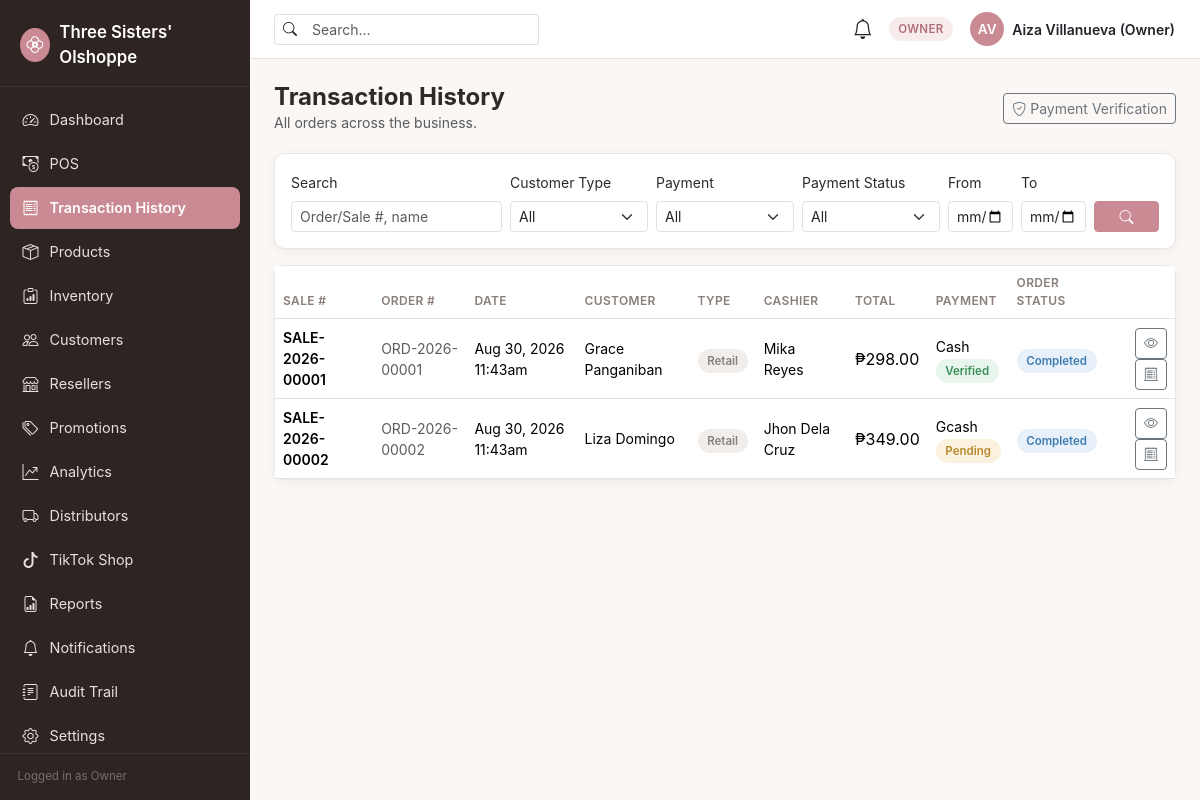
Page /orders/index.php (signed in) on the committed database.
### tables this page shows
CREATE TABLE sales (
    id              BIGINT UNSIGNED AUTO_INCREMENT PRIMARY KEY,
    order_id        BIGINT UNSIGNED NOT NULL UNIQUE,
    sale_number     VARCHAR(30) NOT NULL UNIQUE,        
    cashier_id      INT UNSIGNED NOT NULL,
    customer_type   ENUM('retail','reseller') NOT NULL,
    status          ENUM('completed','voided') NOT NULL DEFAULT 'completed',
    created_at      TIMESTAMP NOT NULL DEFAULT CURRENT_TIMESTAMP,
    FOREIGN KEY (order_id) REFERENCES orders(id) ON DELETE CASCADE,
    FOREIGN KEY (cashier_id) REFERENCES users(id),
    INDEX idx_sales_cashier (cashier_id),
    INDEX idx_sales_customer_type (customer_type)
);

CREATE TABLE orders (
    id              BIGINT UNSIGNED AUTO_INCREMENT PRIMARY KEY,
    order_number    VARCHAR(30) NOT NULL UNIQUE,
    channel         ENUM('physical','reseller','tiktok') NOT NULL,
    customer_id     INT UNSIGNED NULL,
    reseller_id     INT UNSIGNED NULL,
    status          ENUM('pending','confirmed','preparing','ready','shipped','completed','cancelled','returned') NOT NULL DEFAULT 'pending',
    subtotal        DECIMAL(10,2) NOT NULL DEFAULT 0.00,
    discount_amount DECIMAL(10,2) NOT NULL DEFAULT 0.00,
    total_amount    DECIMAL(10,2) NOT NULL DEFAULT 0.00,
    placed_by       INT UNSIGNED NULL,           
    created_at      TIMESTAMP NOT NULL DEFAULT CURRENT_TIMESTAMP,
    updated_at      TIMESTAMP NOT NULL DEFAULT CURRENT_TIMESTAMP ON UPDATE CURRENT_TIMESTAMP,
    FOREIGN KEY (customer_id) REFERENCES customers(id) ON DELETE SET NULL,
    FOREIGN KEY (reseller_id) REFERENCES resellers(id) ON DELETE SET NULL,
    FOREIGN KEY (placed_by) REFERENCES users(id) ON DELETE SET NULL,
    INDEX idx_orders_channel (channel),
    INDEX idx_orders_status (status),
    INDEX idx_orders_created (created_at)
);

CREATE TABLE customers (
    id              INT UNSIGNED AUTO_INCREMENT PRIMARY KEY,
    full_name       VARCHAR(150) NOT NULL,
    phone           VARCHAR(30) NULL,
    email           VARCHAR(150) NULL,
    address         VARCHAR(255) NULL,
    created_at      TIMESTAMP NOT NULL DEFAULT CURRENT_TIMESTAMP,
    updated_at      TIMESTAMP NOT NULL DEFAULT CURRENT_TIMESTAMP ON UPDATE CURRENT_TIMESTAMP,
    INDEX idx_customers_phone (phone)
);

CREATE TABLE users (
    id              INT UNSIGNED AUTO_INCREMENT PRIMARY KEY,
    role_id         INT UNSIGNED NOT NULL,
    username        VARCHAR(50) NOT NULL UNIQUE,
    email           VARCHAR(150) NOT NULL UNIQUE,
    password_hash   VARCHAR(255) NOT NULL,
    full_name       VARCHAR(150) NOT NULL,
    phone           VARCHAR(30) NULL,
    distributor_id  INT UNSIGNED NULL,               
    status          ENUM('active','inactive') NOT NULL DEFAULT 'active',
    last_login_at   DATETIME NULL,
    created_at      TIMESTAMP NOT NULL DEFAULT CURRENT_TIMESTAMP,
    updated_at      TIMESTAMP NOT NULL DEFAULT CURRENT_TIMESTAMP ON UPDATE CURRENT_TIMESTAMP,
    FOREIGN KEY (role_id) REFERENCES roles(id),
    INDEX idx_users_role (role_id)
);

CREATE TABLE payments (
    id                  BIGINT UNSIGNED AUTO_INCREMENT PRIMARY KEY,
    order_id            BIGINT UNSIGNED NOT NULL,
    payment_method      ENUM('cash','gcash','bank_transfer') NOT NULL,
    amount              DECIMAL(10,2) NOT NULL,
    reference_number    VARCHAR(100) NULL,
    status              ENUM('pending','verified','rejected') NOT NULL DEFAULT 'pending',
    verified_by         INT UNSIGNED NULL,
    verified_at         DATETIME NULL,
    created_at          TIMESTAMP NOT NULL DEFAULT CURRENT_TIMESTAMP,
    FOREIGN KEY (order_id) REFERENCES orders(id) ON DELETE CASCADE,
    FOREIGN KEY (verified_by) REFERENCES users(id) ON DELETE SET NULL,
    INDEX idx_payments_status (status),
    INDEX idx_payments_method (payment_method)
);

### config/permissions.php (called while the page is built, shortened)
<?php
function can(string $permissionCode): bool
{
    return in_array($permissionCode, $_SESSION['permissions'] ?? [], true);
}

### core/OrderService.php (called while the page is built, shortened)
<?php
final class OrderService
{
    public static function transactionHistory(array $filters, int $page = 1, ?int $restrictToCashierId = null): array
    {
        $where = ['1=1'];
        $params = [];
        $whereSql = implode(' AND ', $where);
        $page = max(1, $page);
        $offset = ($page - 1) * self::PER_PAGE;
        $baseFrom = 'FROM sales s
             JOIN orders o ON o.id = s.order_id
             JOIN users u ON u.id = s.cashier_id
             LEFT JOIN customers c ON c.id = o.customer_id
             LEFT JOIN resellers r ON r.id = o.reseller_id
             LEFT JOIN payments p ON p.order_id = o.id';
        $countStmt = db()->prepare("SELECT COUNT(*) $baseFrom WHERE $whereSql");
        $countStmt->execute($params);
        $total = (int) $countStmt->fetchColumn();
        $sql = "SELECT s.id AS sale_id, s.sale_number, s.customer_type, s.created_at,
                       o.id AS order_id, o.order_number, o.channel, o.status AS order_status, o.total_amount,
                       u.full_name AS cashier_name,
                       c.full_name AS customer_name, r.full_name AS reseller_name,
                       p.payment_method, p.status AS payment_status
                $baseFrom
                WHERE $whereSql
                ORDER BY s.created_at DESC
                LIMIT " . self::PER_PAGE . " OFFSET $offset";
        $stmt = db()->prepare($sql);
        $stmt->execute($params);
        return [
            'items' => $stmt->fetchAll(),
            'total' => $total,
            'page' => $page,
            'pages' => max(1, (int) ceil($total / self::PER_PAGE)),
        ];
    }
}

### config/database.php (called while the page is built, shortened)
<?php
function db(): PDO
{
    static $pdo = null;
    if ($pdo instanceof PDO) {
        return $pdo;
    }
    $host = getenv('DB_HOST') ?: '127.0.0.1';
    $port = getenv('DB_PORT') ?: '3306';
    $name = getenv('DB_NAME') ?: 'three_sisters';
    $user = getenv('DB_USER') ?: 'root';
    $pass = getenv('DB_PASS') ?: '';
    $charset = 'utf8mb4';
    $dsn = "mysql:host={$host};port={$port};dbname={$name};charset={$charset}";
    $options = [
        PDO::ATTR_ERRMODE            => PDO::ERRMODE_EXCEPTION,
        PDO::ATTR_DEFAULT_FETCH_MODE => PDO::FETCH_ASSOC,
        PDO::ATTR_EMULATE_PREPARES   => false,
    ];
    try {
        $pdo = new PDO($dsn, $user, $pass, $options);
    } catch (PDOException $e) {
        error_log('[DB CONNECTION ERROR] ' . $e->getMessage());
        http_response_code(500);
        die('A system error occurred. Please try again later or contact the administrator.');
    }
    return $pdo;
}

### orders/index.php (the view, shortened to what this page needs)
<?php
$restrictToCashier = can('orders.manage') ? null : (int) $_SESSION['user_id'];
$filters = [
    'q' => trim($_GET['q'] ?? ''),
    'customer_type' => $_GET['customer_type'] ?? '',
    'payment_method' => $_GET['payment_method'] ?? '',
    'payment_status' => $_GET['payment_status'] ?? '',
    'order_status' => $_GET['order_status'] ?? '',
    'date_from' => $_GET['date_from'] ?? '',
    'date_to' => $_GET['date_to'] ?? '',
];
$page = max(1, (int) ($_GET['page'] ?? 1));
$result = OrderService::transactionHistory($filters, $page, $restrictToCashier);
require __DIR__ . '/../components/header.php';
?>
<div class="page-header d-flex justify-content-between align-items-center flex-wrap gap-2">
    <div>
        <h1 class="page-title h4 mb-0">Transaction History</h1>
        <p class="text-muted mb-0 small"><?= $restrictToCashier ? 'Your completed sales.' : 'All orders across the business.' ?></p>
    </div>
    <?php if (can('payments.verify')): ?>
        <a href="<?= BASE_URL ?>/payments/index.php" class="btn btn-outline-secondary btn-sm"><i class="bi bi-shield-check me-1"></i>Payment Verification</a>
    <?php endif; ?>
</div>
<div class="ts-card p-3 mb-3">
    <form method="GET" class="row g-2 align-items-end">
        <div class="col-md-3">
            <label class="form-label small">Search</label>
            <input type="text" name="q" class="form-control form-control-sm" placeholder="Order/Sale #, name" value="<?= htmlspecialchars($filters['q']) ?>">
        </div>
        <div class="col-md-2">
            <label class="form-label small">Customer Type</label>
            <select name="customer_type" class="form-select form-select-sm">
                <option value="">All</option>
            </select>
        </div>
        <div class="col-md-2">
            <label class="form-label small">Payment</label>
            <select name="payment_method" class="form-select form-select-sm">
                <option value="">All</option>
            </select>
        </div>
        <div class="col-md-2">
            <label class="form-label small">Payment Status</label>
            <select name="payment_status" class="form-select form-select-sm">
                <option value="">All</option>
            </select>
        </div>
        <div class="col-md-1">
            <label class="form-label small">From</label>
            <input type="date" name="date_from" class="form-control form-control-sm" value="<?= htmlspecialchars($filters['date_from']) ?>">
        </div>
        <div class="col-md-1">
            <label class="form-label small">To</label>
            <input type="date" name="date_to" class="form-control form-control-sm" value="<?= htmlspecialchars($filters['date_to']) ?>">
        </div>
        <div class="col-md-1">
            <button type="submit" class="btn btn-primary btn-sm w-100"><i class="bi bi-search"></i></button>
        </div>
    </form>
</div>
<div class="ts-card">
    <?php if (!$result['items']): ?>
        <div class="empty-state"><i class="bi bi-receipt"></i><p class="mb-0">No transactions match your filters.</p></div>
    <?php else: ?>
        <div class="table-responsive">
            <table class="table align-middle mb-0">
                <thead><tr><th>Sale #</th><th>Order #</th><th>Date</th><th>Customer</th><th>Type</th><th>Cashier</th><th>Total</th><th>Payment</th><th>Order Status</th><th></th></tr></thead>
                <tbody>
                <?php foreach ($result['items'] as $t): ?>
                    <tr>
                        <td class="small fw-semibold"><?= htmlspecialchars($t['sale_number']) ?></td>
                        <td class="small text-muted"><?= htmlspecialchars($t['order_number']) ?></td>
                        <td class="small"><?= htmlspecialchars(date('M j, Y g:ia', strtotime($t['created_at']))) ?></td>
                        <td class="small"><?= htmlspecialchars($t['customer_name'] ?? $t['reseller_name'] ?? 'Walk-in') ?></td>
                        <td><span class="badge-status badge-neutral"><?= ucfirst($t['customer_type']) ?></span></td>
                        <td class="small"><?= htmlspecialchars($t['cashier_name']) ?></td>
                        <td>₱<?= number_format((float) $t['total_amount'], 2) ?></td>
                        <td>
                            <div class="small"><?= htmlspecialchars(str_replace('_', ' ', ucfirst($t['payment_method'] ?? '—'))) ?></div>
                            <span class="badge-status <?= $t['payment_status'] === 'verified' ? 'badge-success' : ($t['payment_status'] === 'rejected' ? 'badge-danger' : 'badge-warning') ?>"><?= ucfirst($t['payment_status'] ?? '—') ?></span>
                        </td>
                        <td><span class="badge-status badge-info"><?= ucfirst($t['order_status']) ?></span></td>
                        <td class="text-end">
                            <a href="<?= BASE_URL ?>/orders/view.php?id=<?= $t['order_id'] ?>" class="btn btn-sm btn-outline-secondary"><i class="bi bi-eye"></i></a>
                            <a href="<?= BASE_URL ?>/pos/receipt.php?sale_id=<?= $t['sale_id'] ?>" class="btn btn-sm btn-outline-secondary"><i class="bi bi-receipt-cutoff"></i></a>
                        </td>
                    </tr>
                <?php endforeach; ?>
                </tbody>
            </table>
        </div>
    <?php endif; ?>
</div>
<?php require __DIR__ . '/../components/footer.php'; ?>

### assets/css/style.css (style rules this page uses)
:root { --ts-font-heading: 'Poppins', -apple-system, 'Segoe UI', Roboto, 'Helvetica Neue', Arial, sans-serif; --ts-font-body: 'Inter', -apple-system, 'Segoe UI', Roboto, 'Helvetica Neue', Arial, sans-serif; --ts-bg: #FAF7F5; --ts-surface: #FFFFFF; --ts-text: #2E2A28; --ts-text-muted: #8A7F7A; --ts-border: #ECE4E0; --ts-accent: #C98A93; --ts-accent-dark: #B06E78; --ts-accent-tint: #F7EBEC; --ts-sidebar-bg: #2E2422; --ts-sidebar-text: #E9DFDC; --ts-sidebar-active: #C98A93; --ts-success: #3E8E5A; --ts-success-bg: #E7F5EC; --ts-warning: #B98A2E; --ts-warning-bg: #FBF1DF; --ts-danger: #C0473F; --ts-danger-bg: #FBEAE8; --ts-info: #3E7CB1; --ts-info-bg: #E8F1FA; --ts-radius: 0.65rem; --ts-shadow: 0 2px 10px rgba(46, 34, 28, 0.06); --ts-shadow-lg: 0 8px 28px rgba(46, 34, 28, 0.10); --bs-body-font-family: var(--ts-font-body); }
body { background-color: var(--ts-bg); color: var(--ts-text); font-family: var(--ts-font-body); }
h1, h2, h3, h4, h5, h6, .brand-font { font-family: var(--ts-font-heading); color: var(--ts-text); }
a { color: var(--ts-accent-dark); }
.btn-primary { background-color: var(--ts-accent); border-color: var(--ts-accent); color: #fff; }
.page-header { margin-bottom: 1.25rem; }
.page-header .page-title { font-weight: 700; margin-bottom: 0.15rem; }
.card, .ts-card { background: var(--ts-surface); border: 1px solid var(--ts-border); border-radius: var(--ts-radius); box-shadow: var(--ts-shadow); }
.badge-status { font-weight: 600; font-size: 0.72rem; padding: 0.32rem 0.6rem; border-radius: 999px; }
.badge-success { background: var(--ts-success-bg); color: var(--ts-success); }
.badge-warning { background: var(--ts-warning-bg); color: var(--ts-warning); }
.badge-info { background: var(--ts-info-bg); color: var(--ts-info); }
.badge-neutral { background: #F1EDEB; color: var(--ts-text-muted); }
.table thead th { font-size: 0.75rem; text-transform: uppercase; letter-spacing: 0.03em; color: var(--ts-text-muted); border-bottom-width: 1px; font-weight: 600; }
.table td { vertical-align: middle; }

### rows in the picture
sales: sale_number "SALE-2026-00001", order.order_number "ORD-2026-00001", created_at "Aug 30, 2026 11:43am", customers.full_name "Grace Panganiban", customer_type "Retail", cashier.full_name "Mika Reyes", order.total_amount "298.00", payments.payment_method "Cash", payments.status "Verified", order.status "Completed"
sales: sale_number "SALE-2026-00002", order.order_number "ORD-2026-00002", created_at "Aug 30, 2026 11:43am", customers.full_name "Liza Domingo", customer_type "Retail", cashier.full_name "Jhon Dela Cruz", order.total_amount "349.00", payments.payment_method "Gcash", payments.status "Pending", order.status "Completed"

### other values in the picture
APP_NAME "Three Sisters' Olshoppe"
$item['label'] "Dashboard"
$item['label'] "POS"
$item['label'] "Transaction History"
$item['label'] "Products"
$item['label'] "Inventory"
$item['label'] "Customers"
$item['label'] "Resellers"
$item['label'] "Promotions"
$item['label'] "Analytics"
$item['label'] "Distributors"
$item['label'] "TikTok Shop"
$item['label'] "Reports"
$item['label'] "Notifications"
$item['label'] "Audit Trail"
